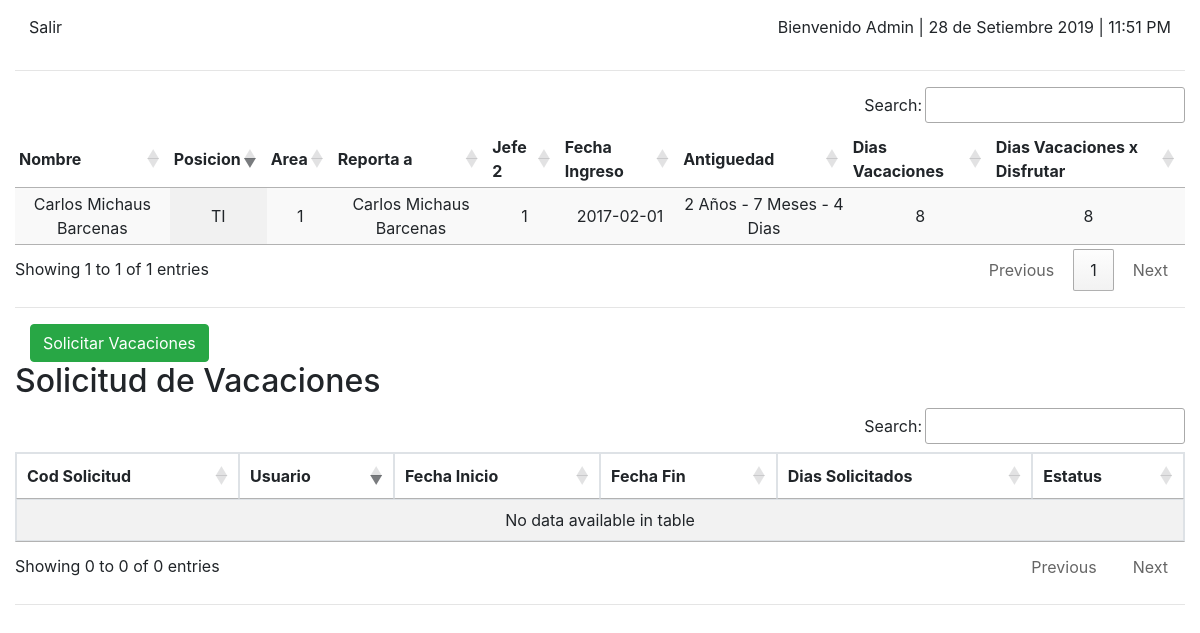
Screenshot of /sistema/empleado/index.php (signed in) with the database file from the repository.
### tables this page shows
CREATE TABLE `tbl_usuarios` (
  `CodUsuario` int(12) NOT NULL,
  `Usuario` varchar(150) NOT NULL,
  `Clave` varchar(300) NOT NULL,
  `Correo` varchar(300) NOT NULL,
  `Estatus` int(1) NOT NULL,
  `Perfil` int(12) NOT NULL,
  `Fecha_Alta` date NOT NULL,
  `Hora_Alta` time NOT NULL
);

CREATE TABLE `tbl_empleados` (
  `CodE` int(12) NOT NULL,
  `CodUsu` int(12) NOT NULL,
  `Nombres` varchar(300) NOT NULL,
  `ApellidoPaterno` varchar(300) NOT NULL,
  `ApellidoMaterno` varchar(300) NOT NULL,
  `Posicion` varchar(300) NOT NULL,
  `Area` varchar(800) NOT NULL,
  `Reporta` varchar(300) DEFAULT NULL,
  `Jefe2` varchar(300) DEFAULT NULL,
  `fecha_ingreso` date NOT NULL,
  `aniosA` int(12) NOT NULL,
  `mesesA` int(12) NOT NULL,
  `diasA` int(12) NOT NULL,
  `DiasVac` int(12) NOT NULL
);

### sistema/empleado/index.php (the view, shortened to what this page needs)
<?php
  if($_SESSION["logueado"] == TRUE) {
      require("../../class/cnmysql.php");
      $user = $_SESSION['UsuarioNombre'];
      $iduser = $_SESSION['CodUsuario'];
 ?>
<!DOCTYPE html>
<html>
<head>
<link rel="stylesheet" href="https://stackpath.bootstrapcdn.com/bootstrap/4.3.1/css/bootstrap.min.css">
<link rel="stylesheet" type="text/css" href="https://cdn.datatables.net/1.10.19/css/jquery.dataTables.min.css">
  <link rel="stylesheet" type="text/css" href="https://cdn.datatables.net/buttons/1.5.6/css/buttons.dataTables.min.css">
</head>
<body>
<nav class="navbar navbar-default navbar-fixed-top" role="navigation">
 <a href="logout.php"  class="btn btn-default navbar-btn">Salir</a>
  <a   class="btn btn-default navbar-btn">
    Bienvenido <?php echo $user; ?> |
    <?php
                  $dia2=date("d");
                  $mes=date("F");
                  if ($mes=="September") $mes="Setiembre";
                  $ano=date("Y");
                  echo " $dia2 de $mes $ano";
                ?>
                |
                <span id="liveclock" ></span>
  </a>
</nav>
	<div class="container-fluid">
      <hr>
      <table id="example2" class="display compact" style="width:100%" >
    <thead>
          <tr>
          <th>Nombre</th>
          <th>Posicion</th>
          <th>Area</th>
          <th>Reporta a</th>
          <th>Jefe 2</th>
          <th>Fecha Ingreso</th>
          <th>Antiguedad</th>
          <th>Dias Vacaciones</th>
          <th>Dias Vacaciones x Disfrutar</th>
          </tr>
    </thead>
    <tbody>
      <?php
        $ConsultaPrincipal = "SELECT * FROM `tbl_usuarios` as u  INNER JOIN `tbl_empleados` as e ON u.CodUsuario = e.CodUsu WHERE u.Estatus = 1 AND  u.CodUsuario = ".$iduser." ";
     if($resqryUsuario = $mysqli->query($ConsultaPrincipal)) {
                                while($data = mysqli_fetch_assoc($resqryUsuario)){
      ?>
          <tr style="text-align: center; vertical-align: middle; ">
          <td><?php echo $data['Nombres'];  echo " "; echo $data['ApellidoPaterno']; echo " "; echo $data['ApellidoMaterno']; ?></td>
          <td><?php echo $data['Posicion']; ?></td>
          <td><?php echo $data['Area']; ?></td>
          <td><?php
                $sqlObtenerU = "SELECT * FROM `tbl_empleados` as e WHERE  e.CodUsu = ".$data['Reporta']."  ";
                if($resqry = $mysqli->query($sqlObtenerU)) {
                while($rowEmp = mysqli_fetch_assoc($resqry)){
                echo $rowEmp['Nombres']; echo " "; echo $rowEmp['ApellidoPaterno']; echo " "; echo $rowEmp['ApellidoMaterno'];
                  }
                }
          ?></td>
            <td><?php echo $data['Jefe2']; ?></td>
            <td><?php echo $data['fecha_ingreso']; ?></td>
            <td><?php echo $data['aniosA']; echo " Años"; echo " - "; echo $data['mesesA']; echo " Meses"; echo " - "; echo $data['diasA']; echo " Dias"; ?></td>
            <td><?php echo $data['DiasVac']; ?></td>
            <td><?php echo $data['DiasVac']; ?></td>
          </tr>
        <?php
            }
          }
      ?>
  </tbody>
</table>
<hr>
<div class="col-md-12 col-sm-12 col-xs-12">
                    <button type="button" class="btn btn-round btn-success" onclick="ejecuta_ajax('formsolicitud.php','','ventana');"  data-toggle="modal" data-target=".bs-example-modal-sm" > Solicitar Vacaciones </button>
             </div>
          <div class="row">
            <div class="col-md-12 col-sm-12 col-xs-12">
              <div class="dashboard_graph">
                    <h2>Solicitud de Vacaciones </h2>
                     <table id="example3" class="table table-striped table-bordered " cellspacing="0" width="100%">
                      <thead>
                        <tr>
                         <th>Cod Solicitud</th>
                          <th>Usuario</th>
                          <th>Fecha Inicio</th>
                          <th>Fecha Fin</th>
                          <th>Dias Solicitados</th>
               <th>Estatus</th>
                        </tr>
                      </thead>
                      <tbody>
                      </tbody>
                    </table>
              </div>
            </div>
          </div>
    <hr>
	</div>
</body>
	</html>
  <?php
  } else {
    header("Location: ../index.php");
  }
 ?>

### rows the page displays
tbl_usuarios: tbl_empleados.Nombres "Carlos", tbl_empleados.ApellidoPaterno "Michaus", tbl_empleados.ApellidoMaterno "Barcenas", tbl_empleados.Posicion "TI", tbl_empleados.Area "1", tbl_empleados.Jefe2 "1", tbl_empleados.fecha_ingreso "2017-02-01", tbl_empleados.aniosA "2", tbl_empleados.mesesA "7", tbl_empleados.diasA "4", tbl_empleados.DiasVac "8"
tbl_empleados: Nombres "Carlos", ApellidoPaterno "Michaus", ApellidoMaterno "Barcenas"

### other values shown
$user "Admin"
$mes "Setiembre"
